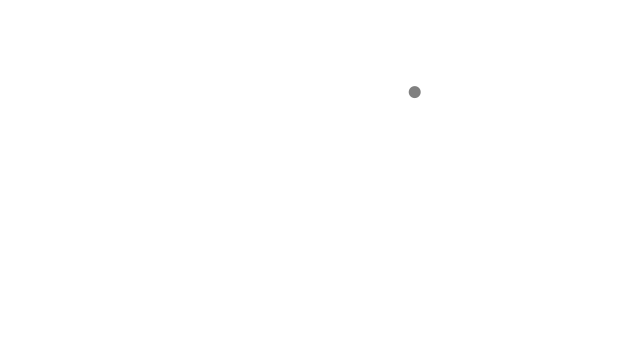
Frame 1 (no input)
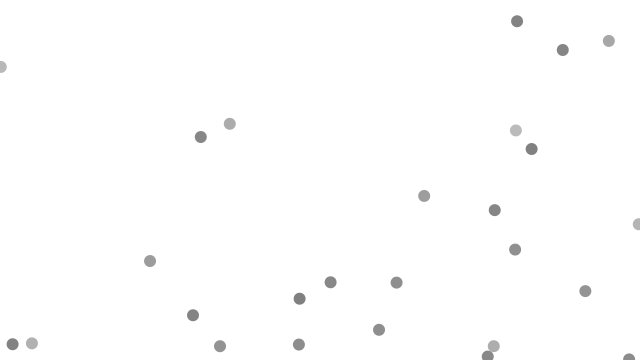
Frame 60 (the mouse pressed at the canvas centre just before this capture)
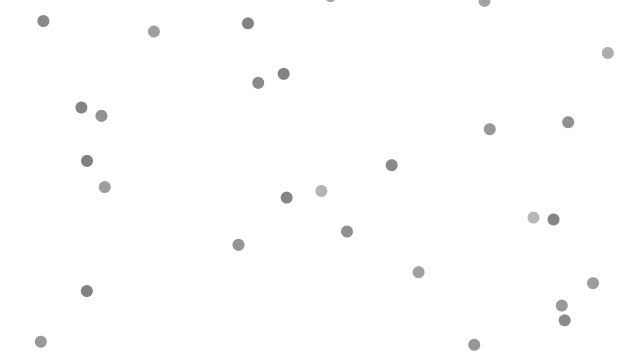
Frame 120 (the mouse held since frame 60 and released just before this capture)

The Processing sketch that drew these frames (run headless with seeded random() and noise(); from frame 60 on, the mouse is pressed at the canvas centre):

// Processing sketch: exer_4_10
// ── exer_4_10.pde
/* Rilla's solution for exercise 4.10 in Daniel Shiffman's The Nature of Code,
based heavily on Shiffman's code for example 4.7.

Exercise 4.10
Create a particle system in which each particle responds to every other particle. 

I will implement this as a repel force. 

However, with small tweaks (i.e. changing the direction of the repel
force and turning off gravity force), we could turn this into an attract force. */

ParticleSystem ps;

void setup() {
  size(640,360);
  ps = new ParticleSystem(new PVector(width/2,50));
}

void draw() {
  background(255);
  ps.addParticle(new PVector(random(width),random(height)));
  
  // Apply gravity force to all Particles
  PVector gravity = new PVector(0,0.1);
  ps.applyForce(gravity);
  
  // Apply force from other particles
  ps.applyParticles();
  
  ps.run();
}
// ── Particle.pde
// The Nature of Code
// Daniel Shiffman
// http://natureofcode.com

class Particle {
  PVector position;
  PVector velocity;
  PVector acceleration;
  float lifespan;

  float mass = 1; // Let's do something better here!

  // Gravitational Constant
  float G = 100;

  Particle(PVector l) {
    acceleration = new PVector(0, 0);
    velocity = new PVector(random(-1, 1), random(-2, 0));
    position = l.get();
    lifespan = 255.0;
  }

  void run() {
    update();
    display();
  }

  void applyForce(PVector force) {
    PVector f = force.get();
    f.div(mass);   
    acceleration.add(f);
  }

  // Calculate a force to push another particle away from this one
  PVector repel(Particle p) {
    PVector dir = PVector.sub(position, p.position);      // Calculate direction of force
    float d = dir.mag();                       // Distance between objects
    dir.normalize();                           // Normalize vector (distance doesn't matter here, we just want this vector for direction)
    d = constrain(d, 5, 100);                    // Keep distance within a reasonable range
    float force = -1 * G / (d * d);            // Repelling force is inversely proportional to distance
    dir.mult(force);                           // Get force vector --> magnitude * direction
    return dir;
  }

  // Method to update position
  void update() {
    velocity.add(acceleration);
    position.add(velocity);
    acceleration.mult(0);
    lifespan -= 2.0;
  }

  // Method to display
  void display() {
    noStroke();
    fill(127, lifespan);
    ellipse(position.x, position.y, 12, 12);
  }

  // Is the particle still useful?
  boolean isDead() {
    if (lifespan < 0.0) {
      return true;
    } else {
      return false;
    }
  }
}
// ── ParticleSystem.pde
// The Nature of Code
// Daniel Shiffman
// http://natureofcode.com

class ParticleSystem {
  ArrayList<Particle> particles;
  PVector origin;

  ParticleSystem(PVector position) {
    origin = position.get();
    particles = new ArrayList<Particle>();
  }

  void addParticle(PVector p) {
    particles.add(new Particle(p));
  }

  // A function to apply a force to all Particles
  void applyForce(PVector f) {
    for (Particle p: particles) {
      p.applyForce(f);
    }
  }

  void applyParticles() {
    // for every particle in this system
    for (Particle p: particles) {
      // loop through every (other) particle in this system
      for(Particle r: particles) {
        if(p != r) {
          // work out the repel force of THAT particle (r) on THIS one (p)
          PVector force = r.repel(p);        
          // apply r particle's repel force to p particle's acceleration
          p.applyForce(force);
        }
      }
    }
  }

  void run() {
    for (int i = particles.size()-1; i >= 0; i--) {
      Particle p = particles.get(i);
      p.run();
      if (p.isDead()) {
        particles.remove(i);
      }
    }
  }
}
